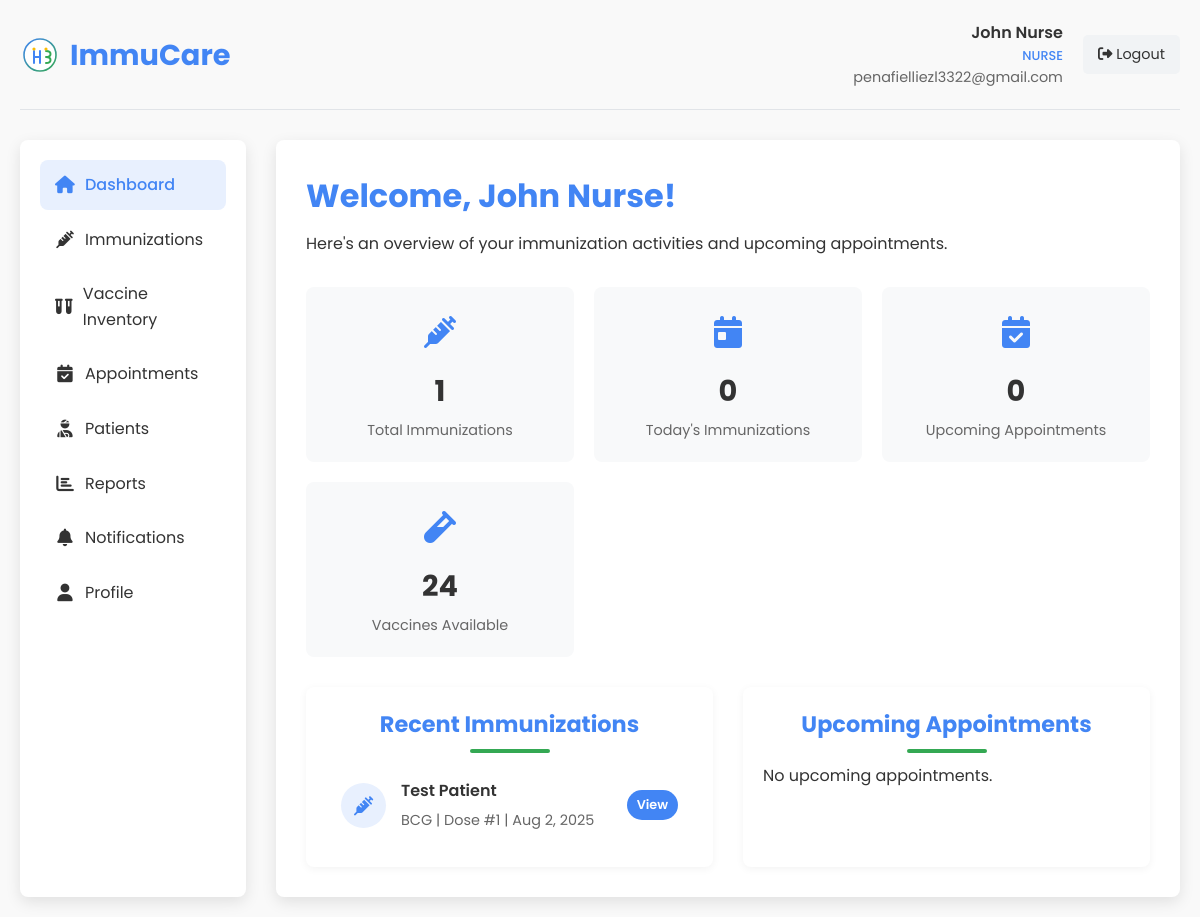
Screenshot of /nurse_dashboard.php (signed in) with the database file from the repository.
### tables this page shows
CREATE TABLE `immunizations` (
  `id` int(11) NOT NULL,
  `patient_id` int(11) NOT NULL,
  `vaccine_id` int(11) NOT NULL,
  `administered_by` int(11) NOT NULL,
  `dose_number` int(11) DEFAULT 1,
  `batch_number` varchar(50) DEFAULT NULL,
  `expiration_date` date DEFAULT NULL,
  `administered_date` datetime NOT NULL,
  `next_dose_date` date DEFAULT NULL,
  `location` varchar(100) DEFAULT NULL,
  `diagnosis` text DEFAULT NULL,
  `transaction_id` varchar(100) DEFAULT NULL,
  `transaction_number` varchar(50) DEFAULT NULL,
  `created_at` datetime NOT NULL,
  `updated_at` timestamp NOT NULL DEFAULT current_timestamp() ON UPDATE current_timestamp()
);

CREATE TABLE `patients` (
  `id` int(11) NOT NULL,
  `user_id` int(11) DEFAULT NULL,
  `first_name` varchar(50) NOT NULL,
  `middle_name` varchar(50) DEFAULT NULL,
  `last_name` varchar(50) NOT NULL,
  `date_of_birth` date NOT NULL,
  `gender` enum('male','female','other') NOT NULL,
  `blood_type` varchar(10) DEFAULT NULL COMMENT 'Patient blood type (A+, A-, B+, B-, AB+, AB-, O+, O-)',
  `purok` text NOT NULL,
  `city` varchar(100) NOT NULL,
  `province` varchar(100) NOT NULL,
  `postal_code` varchar(20) DEFAULT NULL,
  `phone_number` varchar(20) DEFAULT NULL,
  `medical_history` text DEFAULT NULL,
  `allergies` text DEFAULT NULL,
  `diagnosis` text DEFAULT NULL COMMENT 'Patient diagnosis information',
  `created_at` datetime NOT NULL,
  `updated_at` timestamp NOT NULL DEFAULT current_timestamp() ON UPDATE current_timestamp()
);

CREATE TABLE `vaccines` (
  `id` int(11) NOT NULL,
  `name` varchar(100) NOT NULL,
  `manufacturer` varchar(100) DEFAULT NULL,
  `description` text DEFAULT NULL,
  `recommended_age` varchar(100) DEFAULT NULL,
  `doses_required` int(11) DEFAULT 1,
  `days_between_doses` int(11) DEFAULT NULL,
  `is_active` tinyint(1) DEFAULT 1,
  `created_at` datetime NOT NULL,
  `updated_at` timestamp NOT NULL DEFAULT current_timestamp() ON UPDATE current_timestamp()
);

### nurse_dashboard.php (the view, shortened to what this page needs)
<?php
$user_id = $_SESSION['user_id'];
$user_name = $_SESSION['user_name'];
$user_email = $_SESSION['user_email'];
$conn = new mysqli(DB_HOST, DB_USER, DB_PASS, DB_NAME);
$stmt = $conn->prepare("SELECT COUNT(*) as count FROM immunizations WHERE administered_by = ?");
$stmt->bind_param("i", $user_id);
$stmt->execute();
$result = $stmt->get_result();
$immunization_count = $result->fetch_assoc()['count'];
$today = date('Y-m-d');
$stmt = $conn->prepare("SELECT COUNT(*) as count FROM immunizations WHERE administered_by = ? AND DATE(administered_date) = ?");
$stmt->bind_param("is", $user_id, $today);
$stmt->execute();
$result = $stmt->get_result();
$today_immunization_count = $result->fetch_assoc()['count'];
$stmt = $conn->prepare("SELECT COUNT(*) as count FROM appointments WHERE staff_id = ? AND appointment_date > NOW() AND status = 'confirmed'");
$stmt->bind_param("i", $user_id);
$stmt->execute();
$result = $stmt->get_result();
$appointment_count = $result->fetch_assoc()['count'];
$stmt = $conn->prepare("SELECT i.*, p.first_name, p.last_name, v.name as vaccine_name
                        FROM immunizations i
                        JOIN patients p ON i.patient_id = p.id
                        JOIN vaccines v ON i.vaccine_id = v.id
                        WHERE i.administered_by = ?
                        ORDER BY i.administered_date DESC LIMIT 5");
$stmt->bind_param("i", $user_id);
$stmt->execute();
$recent_immunizations = $stmt->get_result();
$stmt = $conn->prepare("SELECT a.*, p.first_name, p.last_name, v.name as vaccine_name
                        FROM appointments a
                        JOIN patients p ON a.patient_id = p.id
                        LEFT JOIN vaccines v ON a.vaccine_id = v.id
                        WHERE a.staff_id = ? AND a.appointment_date > NOW() AND a.status = 'confirmed'
                        ORDER BY a.appointment_date ASC LIMIT 5");
$stmt->bind_param("i", $user_id);
$stmt->execute();
$upcoming_appointments = $stmt->get_result();
?>
<!DOCTYPE html>
<html lang="en">
<head>
    <link rel="stylesheet" href="styles.css">
    <link rel="stylesheet" href="https://cdnjs.cloudflare.com/ajax/libs/font-awesome/6.4.0/css/all.min.css">
</head>
<body>
    <div class="dashboard-container">
        <div class="dashboard-header">
            <div class="dashboard-logo">
                <img src="images/logo.svg" alt="ImmuCare Logo">
                <h1>ImmuCare</h1>
            </div>
            <div class="user-menu">
                <div class="user-info">
                    <div class="user-name"><?php echo htmlspecialchars($user_name); ?></div>
                    <div class="user-role">Nurse</div>
                    <div class="user-email"><?php echo htmlspecialchars($user_email); ?></div>
                </div>
                <a href="?logout=1" class="logout-btn">
                    <i class="fas fa-sign-out-alt"></i> Logout
                </a>
            </div>
        </div>
        <div class="dashboard-content">
            <div class="sidebar">
                <ul class="sidebar-menu">
                    <li><a href="nurse_dashboard.php" class="active"><i class="fas fa-home"></i> Dashboard</a></li>
                    <li><a href="nurse_immunizations.php"><i class="fas fa-syringe"></i> Immunizations</a></li>
                    <li><a href="nurse_vaccine_inventory.php"><i class="fas fa-vials"></i> Vaccine Inventory</a></li>
                    <li><a href="nurse_appointments.php"><i class="fas fa-calendar-check"></i> Appointments</a></li>
                    <li><a href="nurse_patients.php"><i class="fas fa-user-injured"></i> Patients</a></li>
                    <li><a href="nurse_reports.php"><i class="fas fa-chart-bar"></i> Reports</a></li>
                    <li><a href="nurse_notifications.php"><i class="fas fa-bell"></i> Notifications</a></li>
                    <li><a href="nurse_profile.php"><i class="fas fa-user"></i> Profile</a></li>
                </ul>
            </div>
            <div class="main-content">
                <div class="welcome-section">
                    <h2>Welcome, <?php echo htmlspecialchars($user_name); ?>!</h2>
                    <p>Here's an overview of your immunization activities and upcoming appointments.</p>
                </div>
                <div class="stats-grid">
                    <div class="stat-card">
                        <div class="stat-icon">
                            <i class="fas fa-syringe"></i>
                        </div>
                        <div class="stat-value"><?php echo $immunization_count; ?></div>
                        <div class="stat-label">Total Immunizations</div>
                    </div>
                    <div class="stat-card">
                        <div class="stat-icon">
                            <i class="fas fa-calendar-day"></i>
                        </div>
                        <div class="stat-value"><?php echo $today_immunization_count; ?></div>
                        <div class="stat-label">Today's Immunizations</div>
                    </div>
                    <div class="stat-card">
                        <div class="stat-icon">
                            <i class="fas fa-calendar-check"></i>
                        </div>
                        <div class="stat-value"><?php echo $appointment_count; ?></div>
                        <div class="stat-label">Upcoming Appointments</div>
                    </div>
                    <div class="stat-card">
                        <div class="stat-icon">
                            <i class="fas fa-vial"></i>
                        </div>
                        <div class="stat-value">24</div>
                        <div class="stat-label">Vaccines Available</div>
                    </div>
                </div>
                <div class="dashboard-sections">
                    <div class="section-card">
                        <h3 class="section-title">Recent Immunizations</h3>
                        <?php if ($recent_immunizations->num_rows > 0): ?>
                            <?php while ($immunization = $recent_immunizations->fetch_assoc()): ?>
                                <div class="record-item">
                                    <div class="record-icon">
                                        <i class="fas fa-syringe"></i>
                                    </div>
                                    <div class="record-details">
                                        <div class="record-title">
                                            <?php echo htmlspecialchars($immunization['first_name'] . ' ' . $immunization['last_name']); ?>
                                        </div>
                                        <div class="record-info">
                                            <?php echo htmlspecialchars($immunization['vaccine_name']); ?> |
                                            Dose #<?php echo $immunization['dose_number']; ?> |
                                            <?php echo date('M j, Y', strtotime($immunization['administered_date'])); ?>
                                        </div>
                                    </div>
                                    <div class="record-actions">
                                        <a href="view_immunization.php?id=<?php echo $immunization['id']; ?>" class="btn btn-primary btn-sm">View</a>
                                    </div>
                                </div>
                            <?php endwhile; ?>
                        <?php else: ?>
                            <p>No recent immunizations.</p>
                        <?php endif; ?>
                    </div>
                    <div class="section-card">
                        <h3 class="section-title">Upcoming Appointments</h3>
                        <?php if ($upcoming_appointments->num_rows > 0): ?>
                            <?php while ($appointment = $upcoming_appointments->fetch_assoc()): ?>
                                <div class="record-item">
                                    <div class="record-icon">
                                        <i class="fas fa-calendar"></i>
                                    </div>
                                    <div class="record-details">
                                        <div class="record-title">
                                            <?php echo htmlspecialchars($appointment['first_name'] . ' ' . $appointment['last_name']); ?>
                                        </div>
                                        <div class="record-info">
                                            <?php echo date('M j, Y - g:i A', strtotime($appointment['appointment_date'])); ?> |
                                            <?php echo !empty($appointment['vaccine_name']) ? htmlspecialchars($appointment['vaccine_name']) : htmlspecialchars($appointment['purpose']); ?>
                                        </div>
                                    </div>
                                    <div class="record-actions">
                                        <a href="view_appointment.php?id=<?php echo $appointment['id']; ?>" class="btn btn-primary btn-sm">View</a>
                                        <a href="administer_vaccine.php?appointment_id=<?php echo $appointment['id']; ?>" class="btn btn-outline btn-sm">Record</a>
                                    </div>
                                </div>
                            <?php endwhile; ?>
                        <?php else: ?>
                            <p>No upcoming appointments.</p>
                        <?php endif; ?>
                    </div>
                </div>
            </div>
        </div>
    </div>
</body>
</html>

### styles.css (style rules this page uses)
:root { --primary-color: #4285f4; --secondary-color: #34a853; --accent-color: #fbbc05; --text-color: #333; --light-text: #666; --bg-light: #f9f9f9; --bg-white: #ffffff; --shadow: 0 5px 15px rgba(0, 0, 0, 0.1); --border-radius: 8px; --transition: all 0.3s ease; }
* { margin: 0; padding: 0; box-sizing: border-box; }
html { scroll-behavior: smooth; }
body { font-family: 'Poppins', sans-serif; line-height: 1.6; color: var(--text-color); background-color: var(--bg-light); }
a { text-decoration: none; color: inherit; }
ul { list-style: none; }
img { max-width: 100%; height: auto; }
.section-title { font-size: 2.5rem; text-align: center; margin-bottom: 3rem; position: relative; color: var(--primary-color); }
.section-title::after { content: ''; position: absolute; bottom: -10px; left: 50%; transform: translateX(-50%); width: 80px; height: 4px; background-color: var(--secondary-color); border-radius: 2px; }
.btn { display: inline-block; padding: 12px 24px; border-radius: 30px; font-weight: 600; cursor: pointer; transition: var(--transition); text-align: center; }
.btn-primary { background-color: var(--primary-color); color: white; }

### rows the page displays
immunizations: patient.last_name "Test Patient", vaccine.name "BCG", dose_number "1", administered_date "Aug 2, 2025"

### other values shown
$user_name "John Nurse"
$user_email "penafielliezl3322@gmail.com"
$immunization_count "1"
$today_immunization_count "0"
$appointment_count "0"
